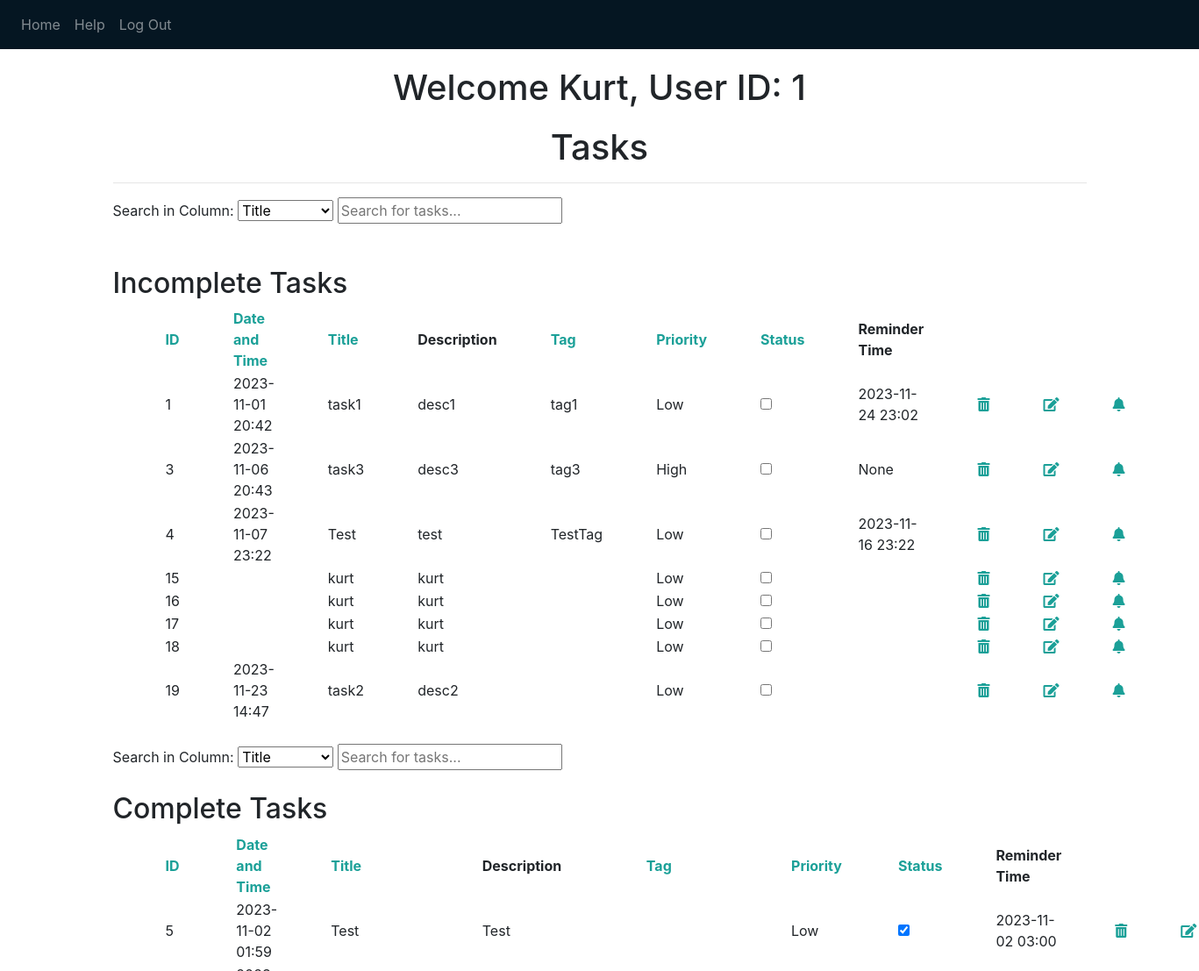
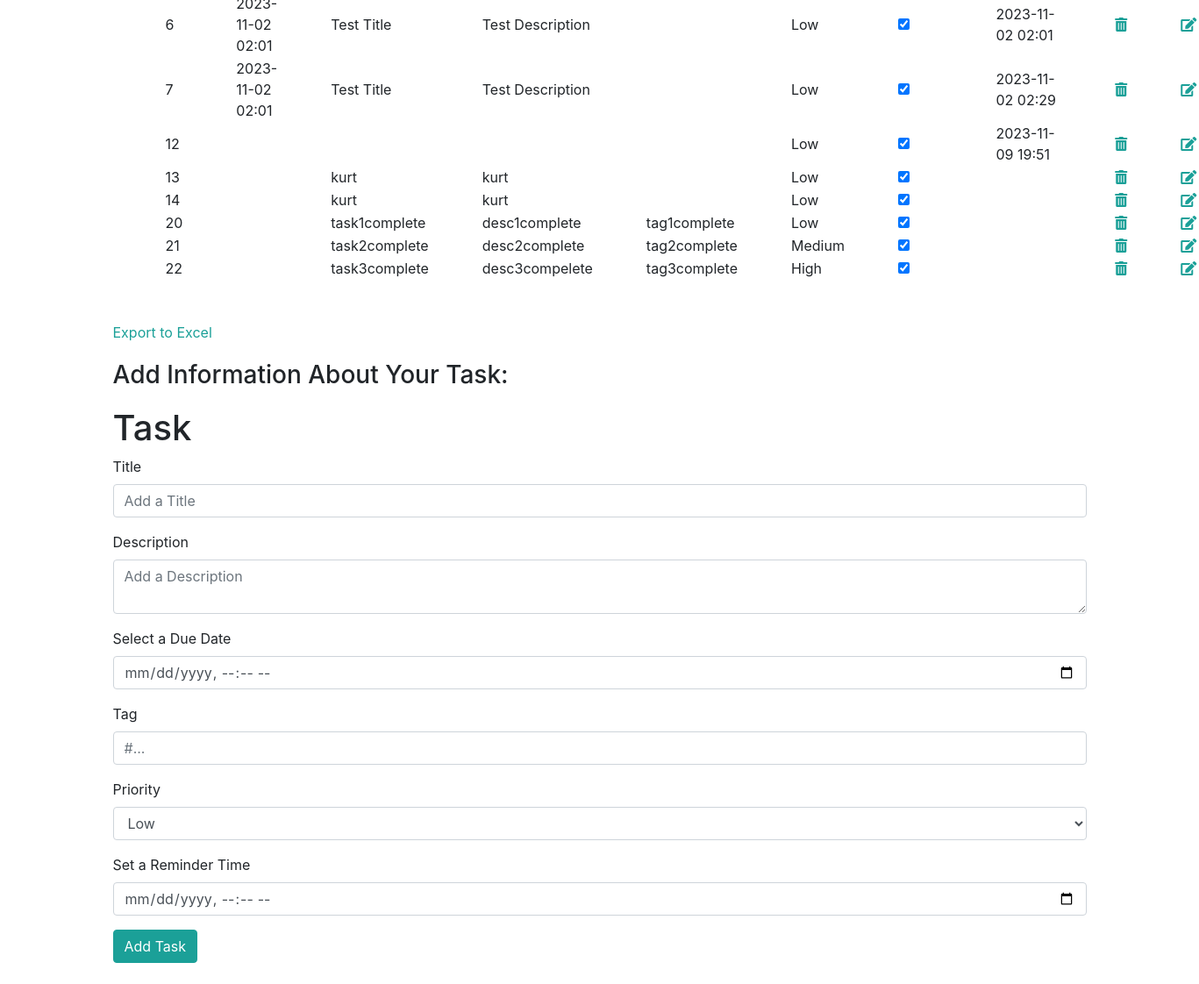
Screenshot of / (signed in) with the database file from the repository (2 pictures, top to bottom).
### website/models.py (models this page shows)
class User(db.Model, UserMixin):
    id = db.Column(db.Integer, primary_key=True) #ID will be incremented on its own
    email = db.Column(db.String(150), unique=True) #No user can have the same emial as another user that exists
    password = db.Column(db.String(150))
    first_name = db.Column(db.String(150))
    last_name = db.Column(db.String(150))
    tasks = db.relationship('Task') #Tells Flask and SQL to add this relationship to task.id

class Task(db.Model):
    id = db.Column(db.Integer, primary_key=True) #ID will be incremented on its own
    user_id = db.Column(db.Integer, db.ForeignKey('user.id')) #Foreign key is the user.id that created the task
    title = db.Column(db.String(1000)) #This will be the title of the task that was created
    description = db.Column(db.String(10000)) #The user can add notes and detail to tasks that they are creating
    due_date = db.Column(db.String(40)) # YYYY-MM-DD Format || The HTML is in MM/
    tag = db.Column(db.String(6))
    priority = db.Column(db.String(6)) #should only be 'Low', 'Medium', 'High'
    status = db.Column(db.Boolean, default=False) #False for incomplete, True for complete
    reminder_time = db.Column(db.String(40))

### website/views.py (the view, shortened to what this page needs)
@views.route('/', methods = ['GET', 'POST'])
@login_required
def home():
    return render_template("home.html", user=current_user)

### website/__init__.py (called while the page is built)
def create_app(database_uri="sqlite:///" + DB_NAME):
    app = Flask(__name__)
    app.config['SECRET_KEY'] = 'THIS IS THE KEY FOR THE APP' #can be anything you want but you want to hide this
    app.config['SQLALCHEMY_DATABASE_URI'] = database_uri #Telling flask where the database is located
    db.init_app(app)
    from .views import views
    from .auth import auth
    app.register_blueprint(views, url_prefix='/')
    app.register_blueprint(auth, url_prefix='/')
    from .models import User, Task
    with app.app_context():
        db.create_all()
    login_manager = LoginManager()
    login_manager.login_view = 'auth.login'
    login_manager.init_app(app)
    @login_manager.user_loader
    def load_user(id):
        return User.query.get(int(id))
    return app

### website/templates/home.html (shortened to what this page needs)
{% extends "base.html" %} {% block title %}Home{% endblock %} {% block content %}
<h1 align="center">Welcome {{ user.first_name }}, User ID: {{ user.id }}</h1>
<h1 align="center">Tasks</h1>
<hr>
<div class="search-container">
  <label for="columnSelect">Search in Column:</label>
  <select id="columnSelect" name="columnSelect" onchange="changeSearchColumn()">
    <option value="title">Title</option>
  </select>
  <input type="text" id="taskSearch1" placeholder="Search for tasks..."
    onkeyup="searchTasks('task-table1', 'taskSearch1')">
</div>
<br>
<ul class="list-group list-group-flush" id="tasks">
  <div id="incomplete-tasks">
    <h2>Incomplete Tasks</h2>
    <table class="searchable sortable" id="task-table1">
      <thead>
        <tr>
          <th><a href="javascript:sortTable(0,'task-table1')">ID</a></th>
          <th><a href="javascript:sortTable(1,'task-table1')">Date and Time</a></th>
          <th><a href="javascript:sortTable(2,'task-table1')">Title</a></th>
          <th>Description</th>
          <th><a href="javascript:sortTable(4,'task-table1')">Tag</a></th>
          <th><a href="javascript:sortTable(5,'task-table1')">Priority</a></th>
          <th><a href="javascript:sortTable(6,'task-table1')">Status</a></th>
          <th>Reminder Time</th>
          <th></th>
        </tr>
      </thead>
      <tbody>
        {% for task in user.tasks %}
        {% if task.status == False %}
        <tr>
          <td>{{ task.id }}</td>
          <td>{{ task.due_date }}</td>
          <td>{{ task.title }}</td>
          <td>{{ task.description }}</td>
          <td>{{ task.tag }}</td>
          <td>{{ task.priority }}</td>
          <td>
            <input type="checkbox" id="{{ task.id }}" class="complete" name="data_{{ task.status }}"
              value="{{ task.status }}" onclick="checkComplete('{{ task.id }}')" onchange="moveToCompleted(this)">
          </td>
          <td>{{ task.reminder_time }}</td>
          <td>
            <a href="{{ url_for('views.delete_task', t=task.id) }}"
              onclick="return confirm('Do you want to permanently delete task {{ task.id }}?');" title="Delete Task">
              <i class="fas fa-trash-alt"></i>
            </a>
          </td>
          <td>
            <a href="/editform?taskid={{ task.id }}">
              <i class="fas fa-edit"></i>
            </a>
          </td>
          <td>
            <a href="#" onclick="scheduleNotification('{{ task.id }}')">
              <i class="fas fa-bell"></i>
            </a>
          </td>
        </tr>
        {%endif%}
        {% endfor %}
      </tbody>
    </table>
  </div>
  <br>
  <div class="search-container">
    <label for="columnSelect">Search in Column:</label>
    <select id="columnSelect" name="columnSelect" onchange="changeSearchColumn()">
      <option value="title">Title</option>
    </select>
    <input type="text" id="taskSearch2" placeholder="Search for tasks..."
      onkeyup="searchTasks('task-table2', 'taskSearch2')">
  </div>
  <div id="complete-tasks">
    <h2>Complete Tasks</h2>
    <table class="searchable sortable" id="task-table2">
      <thead>
        <tr>
          <th><a href="javascript:sortTable(0,'task-table2')">ID</a></th>
          <th><a href="javascript:sortTable(1,'task-table2')">Date and Time</a></th>
          <th><a href="javascript:sortTable(2,'task-table2')">Title</a></th>
          <th>Description</th>
          <th><a href="javascript:sortTable(4,'task-table2')">Tag</a></th>
          <th><a href="javascript:sortTable(5,'task-table2')">Priority</a></th>
          <th><a href="javascript:sortTable(6,'task-table2')">Status</a></th>
          <th>Reminder Time</th>
          <th></th>
        </tr>
      </thead>
      <tbody>
        {% for task in user.tasks %}
        {%if task.status == True%}
        <tr>
          <td>{{ task.id }}</td>
          <td>{{ task.due_date }}</td>
          <td>{{ task.title }}</td>
          <td>{{ task.description }}</td>
          <td>{{ task.tag }}</td>
          <td>{{ task.priority }}</td>
          <td>
            <input type="checkbox" id="{{ task.id }}" class="complete" name="data_{{ task.status }}"
              value="{{ task.status }}" onclick="checkComplete('{{ task.id }}')" checked
              onchange="moveToIncomplete(this)">
          </td>
          <td>{{ task.reminder_time }}</td>
          <td>
            <a href="{{ url_for('views.delete_task', t=task.id) }}"
              onclick="return confirm('Do you want to permanently delete task {{ task.id }}?');" title="Delete Task">
              <i class="fas fa-trash-alt"></i>
            </a>
          </td>
          <td>
            <a href="/editform?taskid={{ task.id }}">
              <i class="fas fa-edit"></i>
            </a>
          </td>
        </tr>
        {%endif%}
        {% endfor %}
      </tbody>
    </table>
  </div>
</ul>
<br><br>
<a href="{{url_for('views.to_csv')}}">Export to Excel</a>
<h3>Add Information About Your Task: </h3>
<form method="POST">
  <h1>Task</h1>
  <div class="form-group">
    <label for="title">Title</label>
    <input type="text" class="form-control" id="title" name="title" placeholder="Add a Title" />
  </div>
  <div class="form-group">
    <label for="description">Description</label>
    <textarea type="text" class="form-control" id="description" name="description"
      placeholder="Add a Description"></textarea>
  </div>
  <div class="form-group">
    <label for="date">Select a Due Date</label>
    <input type="datetime-local" class="form-control" id="date" name="date">
  </div>
  <div class="form-group">
    <label for="tag">Tag</label>
    <input type="text" class="form-control" id="tag" name="tag" placeholder="#..." />
  </div>
  <div class="form-group">
    <label for="priority">Priority</label>
    <select class="form-control" id="priority" name="priority">
      <option value="Low">Low</option>
    </select>
  </div>
  <div class="form-group">
    <label for="reminder_time">Set a Reminder Time</label>
    <input type="datetime-local" class="form-control" id="reminder_time" name="reminder_time">
  </div>
  <div>
    <button type="submit" class="btn btn-primary">Add Task</button>
  </div>
  <br>
</form>
{% endblock %}

### website/templates/base.html (shortened to what this page needs)
<!DOCTYPE html>
<html>
    <head>
        <link
            rel="stylesheet"
            href="static/style.css"
        />
        <link rel="stylesheet" href="https://cdnjs.cloudflare.com/ajax/libs/font-awesome/5.15.1/css/all.min.css"
>
    </head>
    <body>
        <nav class="navbar navbar-expand-lg navbar-dark bg-dark">
            <div class="collapse navbar-collapse" id="navbar">
                <div class="navbar-nav">
                    {% if user.is_authenticated %}
                    <a class="nav-item nav-link" id="home" href="/">Home</a>
                    <a class="nav-item nav-link" id="help" href="/help">Help</a>
                    <a class="nav-item nav-link" id="logout" href="/logout">Log Out</a>
                    {% else %}
                    <a class="nav-item nav-link" id="login" href="/login">Login</a>
                    <a class="nav-item nav-link" id="signUp" href="/sign-up">Sign Up</a>
                    {% endif %}
                </div>
            </div>
        </nav>
        <div class="container">
        {% block content %}
        {% endblock %}
        </div>
    </body>
</html>

### rows the page displays
User: first_name "Kurt", id "1"
Task: id "1", due_date "2023-11-01 20:42", title "task1", description "desc1", tag "tag1", priority "Low", reminder_time "2023-11-24 23:02"
Task: id "3", due_date "2023-11-06 20:43", title "task3", description "desc3", tag "tag3", priority "High", reminder_time "None"
Task: id "4", due_date "2023-11-07 23:22", title "Test", description "test", tag "TestTag", priority "Low", reminder_time "2023-11-16 23:22"
Task: id "15", title "kurt", description "kurt", priority "Low"
Task: id "16", title "kurt", description "kurt", priority "Low"
Task: id "17", title "kurt", description "kurt", priority "Low"
Task: id "18", title "kurt", description "kurt", priority "Low"
Task: id "19", due_date "2023-11-23 14:47", title "task2", description "desc2", priority "Low"
Task: id "5", due_date "2023-11-02 01:59", title "Test", description "Test", priority "Low", reminder_time "2023-11-02 03:00"
Task: id "6", due_date "2023-11-02 02:01", title "Test Title", description "Test Description", priority "Low", reminder_time "2023-11-02 02:01"
Task: id "7", due_date "2023-11-02 02:01", title "Test Title", description "Test Description", priority "Low", reminder_time "2023-11-02 02:29"
Task: id "12", priority "Low", reminder_time "2023-11-09 19:51"
Task: id "13", title "kurt", description "kurt", priority "Low"
Task: id "14", title "kurt", description "kurt", priority "Low"
Task: id "20", title "task1complete", description "desc1complete", tag "tag1complete", priority "Low"
Task: id "21", title "task2complete", description "desc2complete", tag "tag2complete", priority "Medium"
Task: id "22", title "task3complete", description "desc3compelete", tag "tag3complete", priority "High"
